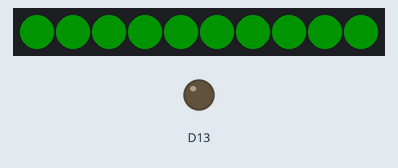
The sketch below on a simulated Adafruit Circuit Playground Express. Parts: 10 RGB LEDs in strip order, left to right, output pins drawn as LEDs (lit = HIGH). Dim RGB values are drawn brighter than linear.

Above: at 0.15 s.
At 0.76 s:
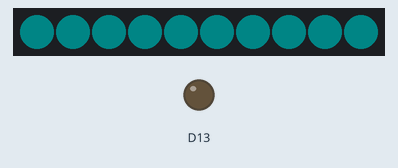
At 1.37 s:
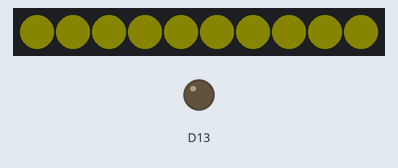

The sketch:

debut_arduino.ino
```cpp
#include <Adafruit_CircuitPlayground.h>

void setup() {
  CircuitPlayground.begin();

}

void loop() {
// boucle lumiere rose
// for (int i=0; i < 10; i++){
//      CircuitPlayground.setPixelColor(i, 255, 0, 100);
//      delay(200);
//      CircuitPlayground.setPixelColor(i, 0, 0, 0);


// allumer lumiere rouge
//  if (CircuitPlayground.leftButton()){
//     CircuitPlayground.redLED(HIGH);

//   }
//   else {
//     CircuitPlayground.redLED(LOW);
//   }

  // if (CircuitPlayground.leftButton()){
  //   for (int i=0; i<10; i++){
  //     CircuitPlayground.setPixelColor(i, 255, 0, 0);

  //   }
  //   delay(200);
  //   CircuitPlayground.clearPixels();
  // }
  // if (CircuitPlayground.rightButton()){
  //   for (int i=0; i<10; i++){
  //     CircuitPlayground.setPixelColor(i, 0, 255, 0);
  //   }
  //   delay(200);
  //   CircuitPlayground.clearPixels();
  // }
  // for (int i=0; i<10; i++){
  //   CircuitPlayground.setPixelColor(i, 255, 0, 0);
  // }
  // delay(300);

  for (int i=0; i<10; i++){
    CircuitPlayground.setPixelColor(i, 0, 255, 0);
  }
  delay(300);

  for (int i=0; i<10; i++){
    CircuitPlayground.setPixelColor(i, 0, 0, 255);
  }
  delay(300);

  for (int i=0; i<10; i++){
    CircuitPlayground.setPixelColor(i, 0, 100, 100);
  }
  delay(300);

  for (int i=0; i<10; i++){
    CircuitPlayground.setPixelColor(i, 100, 0, 100);
  }
  delay(300);

  for (int i=0; i<10; i++){
    CircuitPlayground.setPixelColor(i, 100, 100, 0);
  }
  delay(300);


}
```

Measured:
- by itself, everything shown: repeats every 1.5 s, in 5 steps
